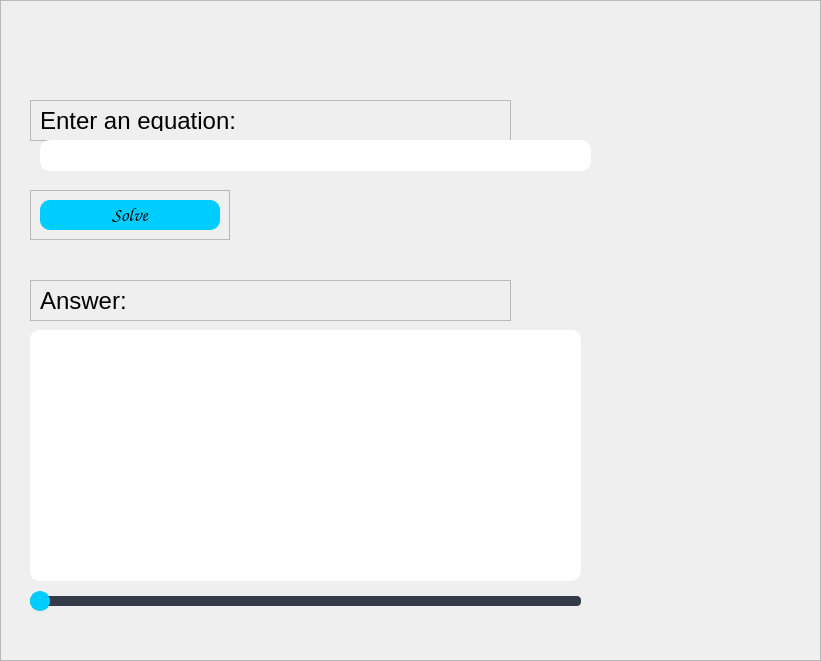
   <widget class="QFrame" name="equation_solver_window">
    <property name="enabled">
     <bool>true</bool>
    </property>
    <property name="geometry">
     <rect>
      <x>0</x>
      <y>0</y>
      <width>821</width>
      <height>661</height>
     </rect>
    </property>
    <property name="toolTip">
     <string/>
    </property>
    <property name="frameShape">
     <enum>QFrame::StyledPanel</enum>
    </property>
    <property name="frameShadow">
     <enum>QFrame::Raised</enum>
    </property>
    <widget class="QFrame" name="equation_solver_frame">
     <property name="geometry">
      <rect>
       <x>30</x>
       <y>100</y>
       <width>481</width>
       <height>41</height>
      </rect>
     </property>
     <property name="minimumSize">
      <size>
       <width>300</width>
       <height>0</height>
      </size>
     </property>
     <property name="maximumSize">
      <size>
       <width>16777215</width>
       <height>100</height>
      </size>
     </property>
     <property name="font">
      <font>
       <family>Arial</family>
      </font>
     </property>
     <property name="frameShape">
      <enum>QFrame::StyledPanel</enum>
     </property>
     <property name="frameShadow">
      <enum>QFrame::Raised</enum>
     </property>
     <layout class="QVBoxLayout" name="verticalLayout_2">
      <item>
       <widget class="QLabel" name="equation_solver_input_label">
        <property name="maximumSize">
         <size>
          <width>200</width>
          <height>50</height>
         </size>
        </property>
        <property name="font">
         <font>
          <family>Arial</family>
          <pointsize>18</pointsize>
          <weight>50</weight>
          <bold>false</bold>
         </font>
        </property>
        <property name="styleSheet">
         <string notr="true"/>
        </property>
        <property name="text">
         <string>Enter an equation:</string>
        </property>
       </widget>
      </item>
     </layout>
    </widget>
    <widget class="QFrame" name="equation_solve_button_frame">
     <property name="geometry">
      <rect>
       <x>30</x>
       <y>190</y>
       <width>200</width>
       <height>50</height>
      </rect>
     </property>
     <property name="sizePolicy">
      <sizepolicy hsizetype="Preferred" vsizetype="Preferred">
       <horstretch>0</horstretch>
       <verstretch>0</verstretch>
      </sizepolicy>
     </property>
     <property name="minimumSize">
      <size>
       <width>200</width>
       <height>0</height>
      </size>
     </property>
     <property name="maximumSize">
      <size>
       <width>200</width>
       <height>50</height>
      </size>
     </property>
     <property name="frameShape">
      <enum>QFrame::StyledPanel</enum>
     </property>
     <property name="frameShadow">
      <enum>QFrame::Raised</enum>
     </property>
     <layout class="QVBoxLayout" name="verticalLayout_5">
      <item>
       <widget class="QPushButton" name="equation_solve_button">
        <property name="maximumSize">
         <size>
          <width>300</width>
          <height>35</height>
         </size>
        </property>
        <property name="font">
         <font>
          <family>Comic Sans MS</family>
          <pointsize>14</pointsize>
          <weight>50</weight>
          <italic>false</italic>
          <bold>false</bold>
         </font>
        </property>
        <property name="cursor">
         <cursorShape>PointingHandCursor</cursorShape>
        </property>
        <property name="styleSheet">
         <string notr="true">QPushButton {
	border-radius: 10px;
	background: rgb(0, 205, 255);
}

QPushButton:pressed {
	background:rgb(0, 203, 14);
	
}</string>
        </property>
        <property name="text">
         <string>Solve</string>
        </property>
       </widget>
      </item>
     </layout>
    </widget>
    <widget class="QFrame" name="equation_answer_frame">
     <property name="geometry">
      <rect>
       <x>30</x>
       <y>280</y>
       <width>481</width>
       <height>41</height>
      </rect>
     </property>
     <property name="minimumSize">
      <size>
       <width>300</width>
       <height>0</height>
      </size>
     </property>
     <property name="maximumSize">
      <size>
       <width>16777215</width>
       <height>500</height>
      </size>
     </property>
     <property name="font">
      <font>
       <family>Arial</family>
      </font>
     </property>
     <property name="frameShape">
      <enum>QFrame::StyledPanel</enum>
     </property>
     <property name="frameShadow">
      <enum>QFrame::Raised</enum>
     </property>
     <layout class="QVBoxLayout" name="verticalLayout_3">
      <item>
       <widget class="QLabel" name="equation_answer_label">
        <property name="maximumSize">
         <size>
          <width>200</width>
          <height>50</height>
         </size>
        </property>
        <property name="font">
         <font>
          <family>Arial</family>
          <pointsize>18</pointsize>
          <weight>50</weight>
          <bold>false</bold>
         </font>
        </property>
        <property name="styleSheet">
         <string notr="true"/>
        </property>
        <property name="text">
         <string>Answer:</string>
        </property>
       </widget>
      </item>
     </layout>
    </widget>
    <widget class="QLabel" name="equation_answer_output">
     <property name="geometry">
      <rect>
       <x>30</x>
       <y>330</y>
       <width>551</width>
       <height>251</height>
      </rect>
     </property>
     <property name="styleSheet">
      <string notr="true">QLabel {
	background-color: white;
	border-radius: 10px;
	border: 2px solid white;
}</string>
     </property>
     <property name="text">
      <string/>
     </property>
    </widget>
    <widget class="QLineEdit" name="equation_solver_input">
     <property name="geometry">
      <rect>
       <x>40</x>
       <y>140</y>
       <width>551</width>
       <height>31</height>
      </rect>
     </property>
     <property name="font">
      <font>
       <family>Arial</family>
       <pointsize>14</pointsize>
       <weight>50</weight>
       <bold>false</bold>
      </font>
     </property>
     <property name="styleSheet">
      <string notr="true">QLineEdit {
	border-radius: 10px;
	border: 2px solid white;
}

QLineEdit:focus {
	border-radius: 10px;
	border: 2px solid rgb(0, 205, 255);
}</string>
     </property>
     <property name="alignment">
      <set>Qt::AlignLeading|Qt::AlignLeft|Qt::AlignTop</set>
     </property>
    </widget>
    <widget class="QSlider" name="equation_answer_scroll_slider">
     <property name="geometry">
      <rect>
       <x>30</x>
       <y>590</y>
       <width>551</width>
       <height>22</height>
      </rect>
     </property>
     <property name="styleSheet">
      <string notr="true">QSlider::groove:horizontal {
    border-radius: 4px;
    height: 10px;
    margin: 0px;
    background-color: rgb(52, 59, 72);
}

QSlider::groove:horizontal:hover {
    background-color: rgb(55, 62, 76);
}

QSlider::handle:horizontal { 
	background-color: rgb(0, 205, 255);
	border: 2px solid rgb(0, 205, 255);; 
	width: 16px; 
	height: 20px; 
	line-height: 20px; 
	margin-top: -5px; 
	margin-bottom: -5px; 
	border-radius: 10px; 
}

QSlider::handle:horizontal:hover { 
	border-radius: 10px;
}</string>
     </property>
     <property name="minimum">
      <number>-1</number>
     </property>
     <property name="maximum">
      <number>100</number>
     </property>
     <property name="value">
      <number>-1</number>
     </property>
     <property name="orientation">
      <enum>Qt::Horizontal</enum>
     </property>
    </widget>
   </widget>
